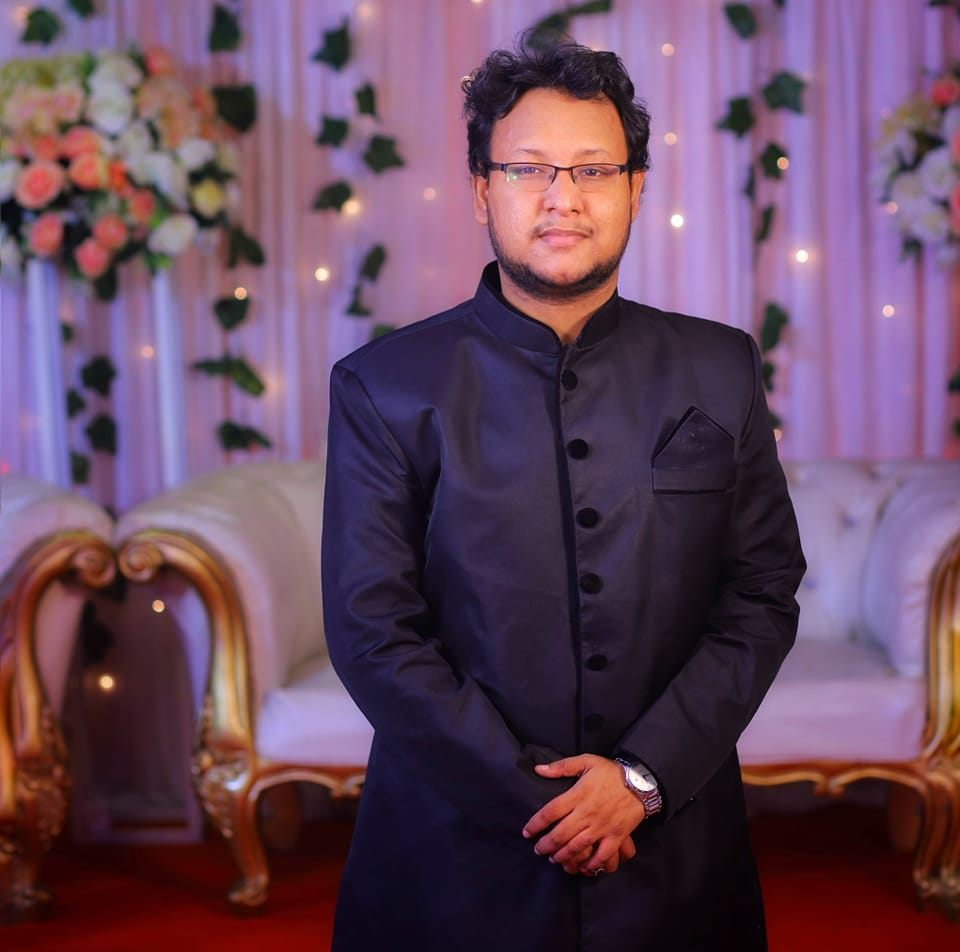
%> input picture Assignment1/Solution/input.jpg, 960 x 952 px
$ octave practice1.m   (GNU Octave 9; MATLAB toolbox functions it lacks are replaced by stand-ins)
%> lines starting %> are read from the running program, lines starting %| are printed output that depends on the picture
I = imread('input.jpg');
%> I is the input picture: size 952x960x3 uint8; mean R, G, B 102.5, 71.7, 93.3
I = imresize(I , [300,300]);
%> I: size 300x300x3 uint8

figure;
imshow(I);
title('Orginal Image1')

J = imread('input1.jpg');
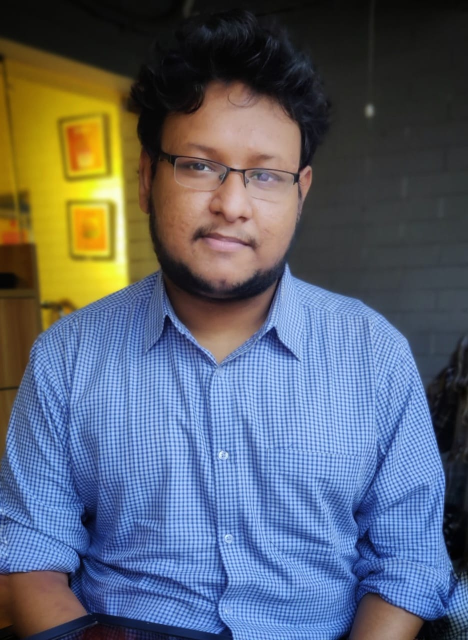
%> input picture Assignment1/Solution/input1.jpg, 936 x 1280 px (shown at 1/2 size)
%> J is the input picture: size 1280x936x3 uint8; mean R, G, B 90.5, 98.1, 111.9
J = imresize(J , [300,300]);
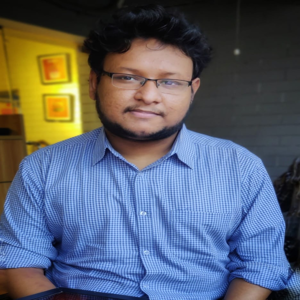
%> J: size 300x300x3 uint8; mean R, G, B 90.5, 98.1, 111.9

figure;
imshow(J);
title('Orginal Image2')

[img1_row, img1_col ,z] = size(I);
%> img1_row = 300; img1_col = 300; z = 3
[img2_row, img2_col ,z] = size(J);
%> img2_row = 300; img2_col = 300
K = uint8(ones(img1_row, img1_col , z));

disp(img1_col)
%| 300

img1_col1 = I(: , 1 : 50 , :);
img2_col2 = J(: , 51 : 100 , :);
img1_col3 = I(:  , 101:150 , :);
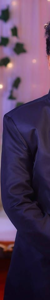
%> img1_col3: size 300x50x3 uint8; mean R, G, B 80.2, 58.8, 88
img2_col4 = J(: , 151 : 200 , :);
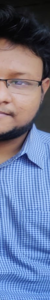
%> img2_col4: size 300x50x3 uint8; mean R, G, B 106.7, 118, 149.5
img1_col5 = I(: , 201 : 250 , :);
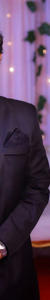
%> img1_col5: size 300x50x3 uint8; mean R, G, B 84, 61.2, 85.8
img2_col6 = J(: , 251 : 300 , :);
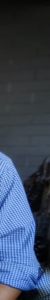
%> img2_col6: size 300x50x3 uint8; mean R, G, B 58.7, 71.9, 93.1

K = [img1_col1,img2_col2,img1_col3,img2_col4,img1_col5,img2_col6];
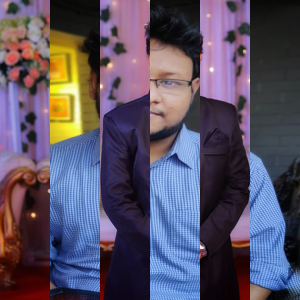
%> K: size 300x300x3 uint8; mean R, G, B 89.3, 81.4, 101
figure;
imshow(K);
title('Merged Image')

imwrite(K , 'merge.jpg');
